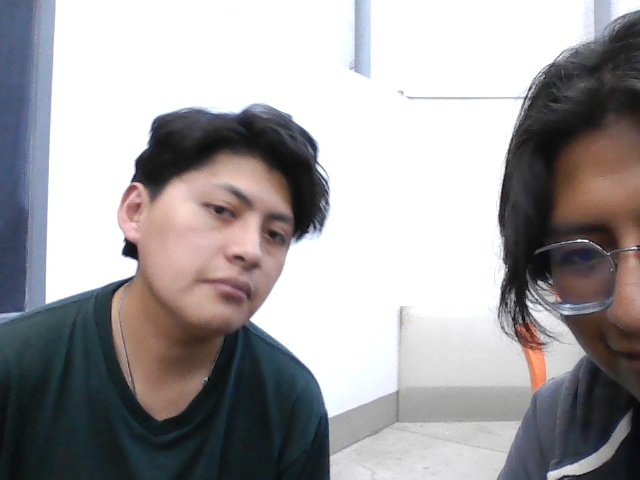
#> input picture Labo7/Captures/image1.jpg, 640 x 480 px, given in place of video.avi, which was not available
$ python ejercicio1.py
#> lines starting #> are read from the running program, lines starting #| are printed output that depends on the picture
#> further down, frame is the input picture: shape (480, 640, 3); mean B, G, R 160.3, 158.7, 161.1
import cv2

def resize_img(img, width, height):
#> called with width = 600, height = 400
    up_points = (width, height)
    img_resize = cv2.resize(img, up_points)
    return img_resize

def detectar_bordes(img):
    gris = cv2.cvtColor(img, cv2.COLOR_BGR2GRAY)
    bordes = cv2.Canny(gris, 100, 200)
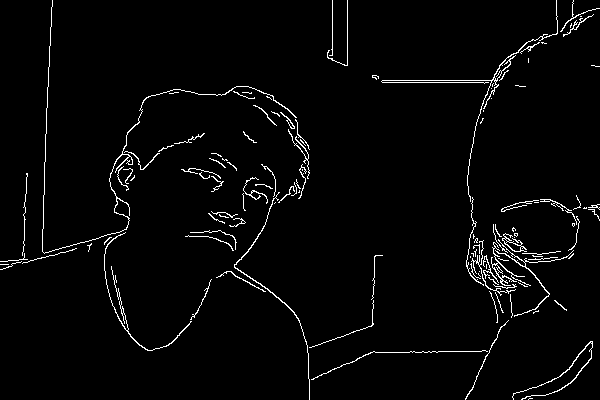
#> bordes: shape (400, 600); 2.7% white in thin lines or dots
    return bordes

def dividir_mitades(img):
    h, w = img.shape[:2]
#> h = 400; w = 600

    mitad_h = h // 2
#> mitad_h = 200

    superior = img[0:mitad_h, :]
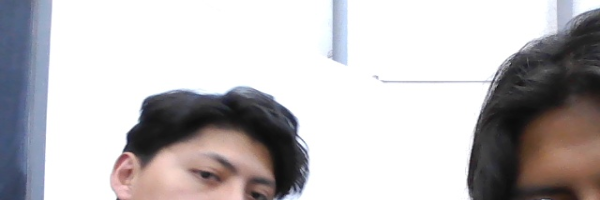
#> superior: shape (200, 600, 3); mean B, G, R 189.3, 187.4, 190.6
    inferior = img[mitad_h:h, :]
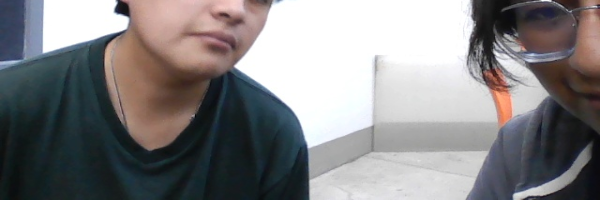
#> inferior: shape (200, 600, 3); mean B, G, R 131.2, 129.8, 131.4

    return superior, inferior

def dividir_cuadrantes(img):
    h, w = img.shape[:2]
#> h = 400; w = 600

    mitad_h = h // 2
#> mitad_h = 200
    mitad_w = w // 2
#> mitad_w = 300

    cuadrante1 = img[0:mitad_h, 0:mitad_w]
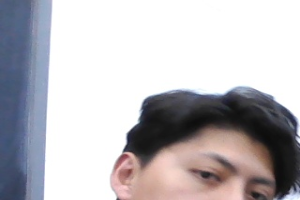
#> cuadrante1: shape (200, 300, 3); mean B, G, R 190, 185.6, 188.4
    cuadrante2 = img[0:mitad_h, mitad_w:w]
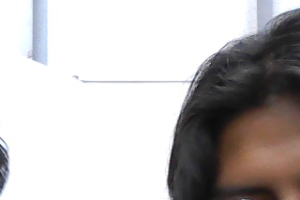
#> cuadrante2: shape (200, 300, 3); mean B, G, R 188.7, 189.3, 192.8
    cuadrante3 = img[mitad_h:h, 0:mitad_w]
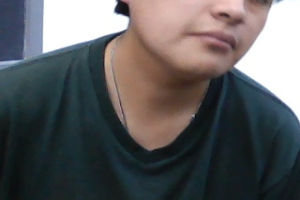
#> cuadrante3: shape (200, 300, 3); mean B, G, R 94.3, 93, 93.5
    cuadrante4 = img[mitad_h:h, mitad_w:w]
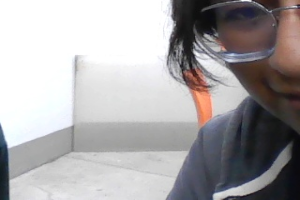
#> cuadrante4: shape (200, 300, 3); mean B, G, R 168, 166.6, 169.4

    return cuadrante1, cuadrante2, cuadrante3, cuadrante4

if __name__ == "__main__":

    cap = cv2.VideoCapture("video.avi")

    if not cap.isOpened():
        print("Error al abrir el video")

    else:

        while True:

            check, frame = cap.read()

            if not check:
                break

            img_resize = resize_img(frame, 600, 400)

            bordes = detectar_bordes(img_resize)

            superior, inferior = dividir_mitades(img_resize)

            cuadrante1, cuadrante2, cuadrante3, cuadrante4 = dividir_cuadrantes(img_resize)

            cv2.imshow("Video original", frame)

            cv2.imshow("Video 400x600", img_resize)

            cv2.imshow("Bordes", bordes)

            cv2.imshow("Mitad superior", superior)
            cv2.imshow("Mitad inferior", inferior)

            cv2.imshow("Cuadrante 1", cuadrante1)
            cv2.imshow("Cuadrante 2", cuadrante2)
            cv2.imshow("Cuadrante 3", cuadrante3)
            cv2.imshow("Cuadrante 4", cuadrante4)

            cv2.waitKey(17)

    cap.release()

    cv2.destroyAllWindows()

$ run again, on Labo7/Captures/image2.jpg
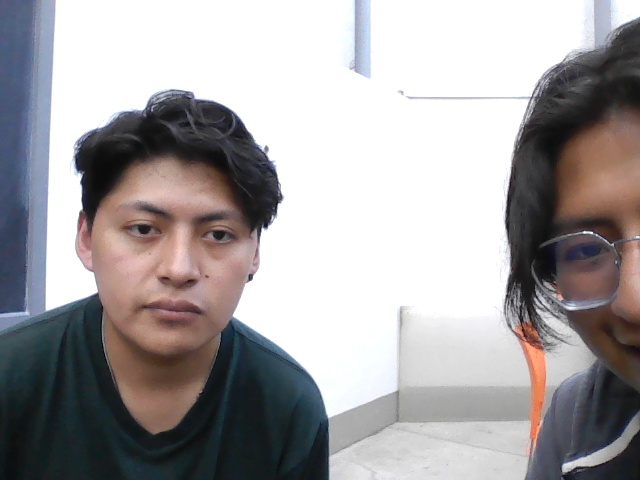
#> input picture Labo7/Captures/image2.jpg, 640 x 480 px, given in place of video.avi, which was not available
#> frame is the input picture: shape (480, 640, 3); mean B, G, R 162, 160.6, 164
#> in detectar_bordes, `bordes = cv2.Canny(gris, 100, 200)`:
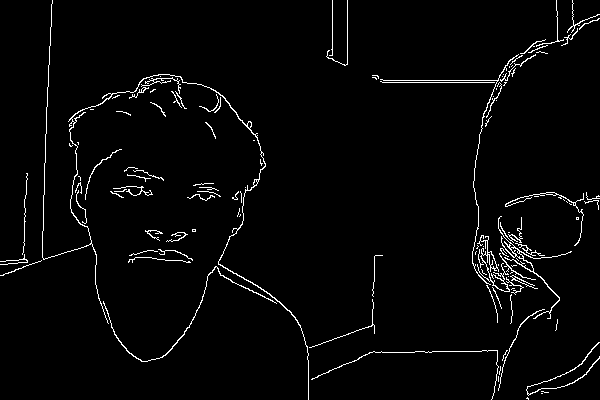
#> bordes: shape (400, 600); 2.7% white in thin lines or dots
#> in dividir_cuadrantes, `cuadrante4 = img[mitad_h:h, mitad_w:w]`:
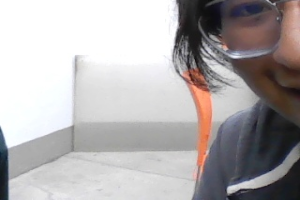
#> cuadrante4: shape (200, 300, 3); mean B, G, R 173.6, 172.9, 177.1

$ run again, on Labo7/Captures/image3.jpg
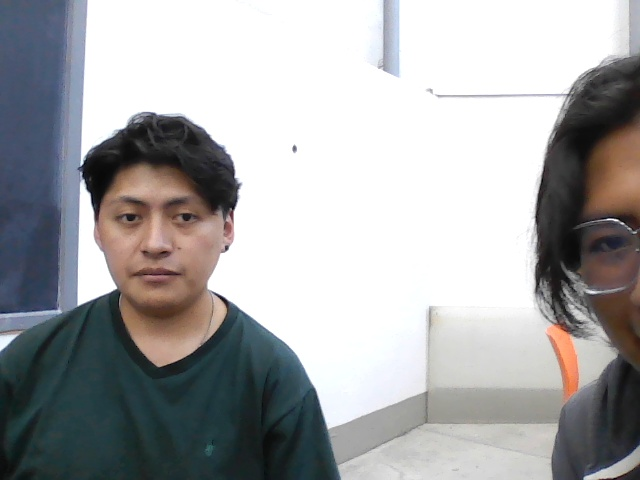
#> input picture Labo7/Captures/image3.jpg, 640 x 480 px, given in place of video.avi, which was not available
#> frame is the input picture: shape (480, 640, 3); mean B, G, R 168.5, 167.3, 166.9
#> in detectar_bordes, `bordes = cv2.Canny(gris, 100, 200)`:
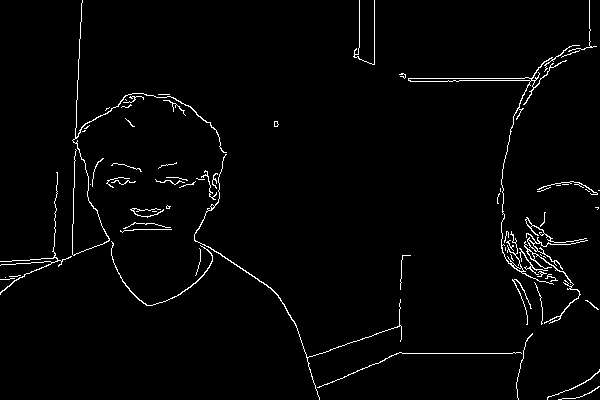
#> bordes: shape (400, 600); 2.2% white in thin lines or dots
#> in dividir_cuadrantes, `cuadrante4 = img[mitad_h:h, mitad_w:w]`:
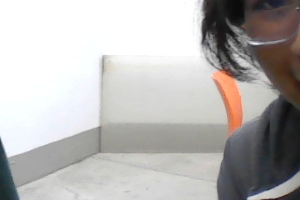
#> cuadrante4: shape (200, 300, 3); mean B, G, R 180.6, 182, 184.4
